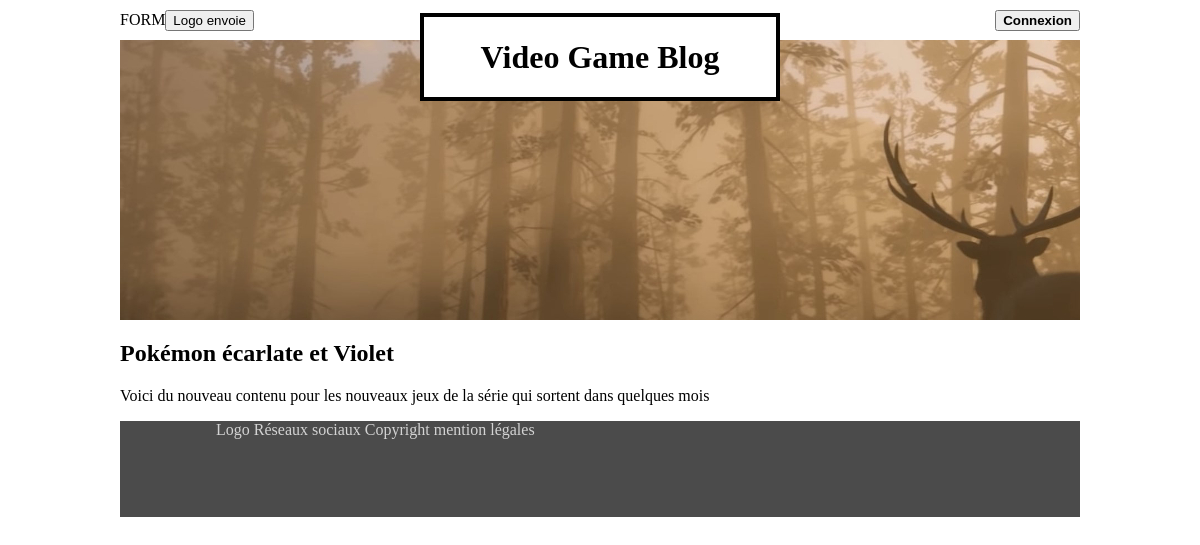
/post/5/, run on the app's committed database.
### blog_post/models.py (models this page shows, shortened)
class Post(models.Model):
    title = models.CharField(max_length=30)
    slug = models.SlugField()
    content = models.TextField()
    author = models.ForeignKey(User, null=True, on_delete=models.SET_NULL)
    date = models.DateTimeField()
    isPublished = models.BooleanField()
    categories = models.ManyToManyField(Category)
    mainImage = models.ImageField(upload_to="main_post", null=True, default='Null')

### Blog/views.py (the view)
# urls.py: path('post/<str:id>/', post, name="post"),
def post(request, id):
    myPost = get_object_or_404(Post, pk=id)
    return render(request, 'Blog/post.html', context={'post': myPost})

### Blog/templates/Blog/post.html (shortened to what this page needs)
{% extends 'base.html' %}
{% load static %}
{% block style %}
    <link rel="stylesheet" href="{% static 'css/post.css' %}">
{% endblock %}
{% block banniere %}
    {% if post.mainImage == 'Null' %}
        style="background-image:url('/media/default.jpg'); background-repeat: no-repeat; background-position: center"
    {% else %}
        style="background-image:url({{post.mainImage.url}}); background-repeat: no-repeat; background-position: center"
    {% endif %}
{% endblock %}
{% block section %}
    <h1>{{post.title}}</h1>
    <p>{{post.content}}</p>
{% endblock %}

### Blog/templates/base.html (shortened to what this page needs)
{% load static %}
<!DOCTYPE html>
<html lang="en">
<head>
    <link rel="stylesheet" href="{% static 'css/base.css' %}">
    {% block style%} {% endblock %}
</head>
<body>
    <header>
        <nav>
            <form method="POST">
                FORM
                <button>Logo envoie</button>
            </form>
            {% if is_auth %}
                <div>
                    <p><a href="{% url 'userBoard' id=user.id%}" id="user">Bonjour {{username}}</a></p>
                </div>
            {% else %}
                <div>
                    <button> <a href="{% url 'connexion'%}" id="connect">Connexion</a></button>
                </div>
            {% endif %}
        </nav>
        <div id="main" {%block banniere%}{%endblock%}>
            <h1>Video Game Blog</h1>
        </div>
    </header>
    <section id="main">
        {% block section %}
        {% endblock %}
    </section>
    <footer>
        Logo Réseaux sociaux
        Copyright mention légales
    </footer>
</body>
</html>

### Blog/static/css/base.css (style rules this page uses)
body { margin: 0; padding: 0 10%; }
body header nav { display: flex; justify-content: space-between; padding: 1% 0; }
body header nav form { min-width: 35%; display: flex; justify-content: start; align-items: center; }
body header nav div { min-width: 35%; display: flex; justify-content: end; align-items: center; }
body header nav div #connect { text-decoration: none; color: black; cursor: pointer; font-weight: 900; }
body header #main { width: 100%; height: 35vh; }
body header #main h1 { border: 4px solid black; background-color: white; max-width: 30%; height: 10%; position: absolute; text-align: center; vertical-align: middle; top: -1%; right: 35%; left: 35%; display: flex; justify-content: center; align-items: center; }
body footer { background-color: #4b4b4b; padding: 0 10%; color: lightgray; height: 12vh; }

### data on the page
Post: mainImage (picture), title "Pokémon écarlate et Violet", content "Voici du nouveau contenu pour les nouveaux jeux de la série qui sortent dans quelques mois"
